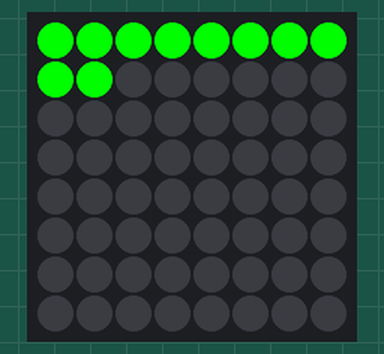
The program below on a simulated Raspberry Pi (BCM pin numbers) with a Sense HAT. On the bench: the Sense HAT's 8×8 RGB LED matrix. At 12.0 s the program stops and its outputs stay as they are.

Above: at 0.1 s.
At 3.1 s:
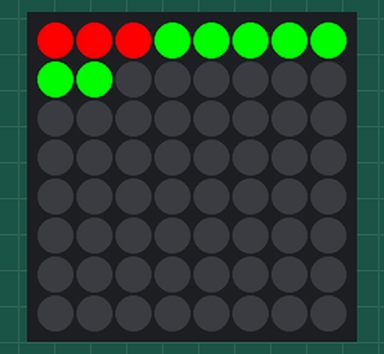
At 6.1 s:
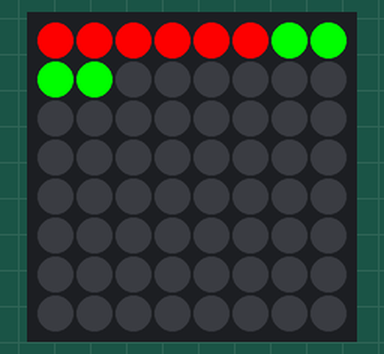
At 8.1 s:
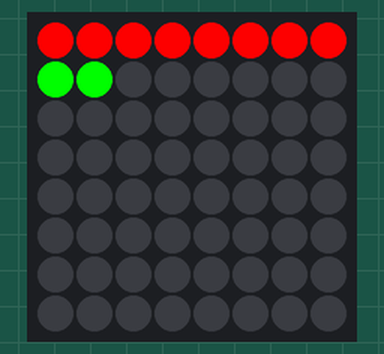
At 12.0 s:
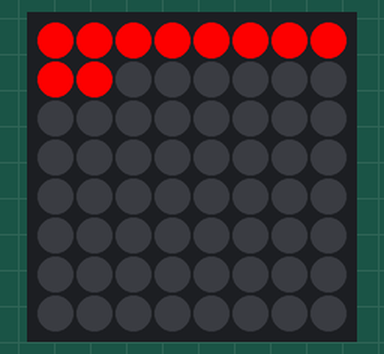

The program:

timer-finished-dot-timer.py
```python
#!/bin/python3

from sense_hat import SenseHat
from time import sleep

sense = SenseHat()

G = [0, 255, 0] # हिरवा
R = [255, 0, 0] # लाल
X = [0, 0, 0]  # off

secs = 10
timer = [ G for i in range(secs)] + [ X for j in range(64 - secs) ]

sense.set_pixels(timer)

# 30 सेकंद टाइमर
for i in range(0, secs):
  sleep(1)
  timer[i] = R
  sense.set_pixels(timer)

for i in range(0, 10):
  sense.clear()
  sleep(0.1)
  sense.set_pixels(timer)
  sleep(0.1)
```
